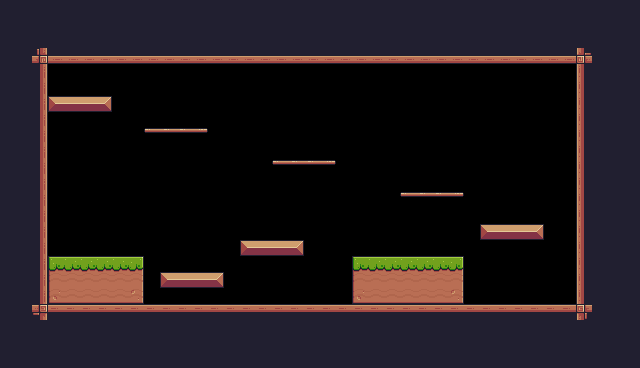

A level layout from a 2D game, rendered from its tile map. Below: a short description, then the map file with its tile-grid data intact:
An orthogonal 40x23 tile map with 16x16 px tiles, 1 tile layer (Background) and 27 objects (8x Fruit, 3x Platform, 2x Saw, Player).

<map version="1.10" tiledversion="1.11.2" orientation="orthogonal" renderorder="right-down" width="40" height="23" tilewidth="16" tileheight="16" infinite="0" nextlayerid="4" nextobjectid="45">
 <tileset firstgid="1" source="PixelAdventure.tsx" />
 <layer id="1" name="Background" width="40" height="23">
  <properties>
   <property name="BackgroundColor" value="Gray" />
  </properties>
  <data encoding="csv">
24,24,24,24,24,24,24,24,24,24,24,24,24,24,24,24,24,24,24,24,24,24,24,24,24,24,24,24,24,24,24,24,24,24,24,24,24,24,24,24,
24,24,24,112,112,112,112,24,24,24,24,24,24,24,24,24,24,24,24,24,24,24,24,24,24,24,24,24,24,24,24,24,24,24,24,24,24,24,24,24,
24,24,24,112,112,112,112,112,112,112,112,112,112,112,112,24,24,24,24,24,24,24,24,24,112,112,112,112,112,112,112,112,24,24,24,24,24,24,24,24,
24,24,135,134,134,134,134,134,134,134,134,134,134,134,134,134,134,134,134,134,134,134,134,134,134,134,134,134,134,134,134,134,134,134,134,134,133,24,24,24,
24,24,113,0,0,0,0,0,0,0,0,0,0,0,0,0,0,0,0,0,0,0,0,0,0,0,0,0,0,0,0,0,0,0,0,0,111,24,24,24,
24,24,113,0,0,0,0,0,0,0,0,0,0,0,0,0,0,0,0,0,0,0,0,0,0,0,0,0,0,0,0,0,0,0,0,0,111,24,24,24,
24,24,113,13,14,14,15,0,0,0,0,0,0,0,0,0,0,0,0,0,0,0,0,0,0,0,0,0,0,0,0,0,0,0,0,0,111,24,24,24,
24,24,113,0,0,0,0,0,0,0,0,0,0,0,0,0,0,0,0,0,0,0,0,0,0,0,0,0,0,0,0,0,0,0,0,0,111,24,24,24,
24,24,113,0,0,0,0,0,0,40,41,41,42,0,0,0,0,0,0,0,0,0,0,0,0,0,0,0,0,0,0,0,0,0,0,0,111,24,24,24,
24,24,113,0,0,0,0,0,0,0,0,0,0,0,0,0,0,0,0,0,0,0,0,0,0,0,0,0,0,0,0,0,0,0,0,0,111,24,24,24,
24,24,113,0,0,0,0,0,0,0,0,0,0,0,0,0,0,40,41,41,42,0,0,0,0,54,0,0,0,0,0,0,0,0,0,0,111,24,24,24,
24,24,113,0,0,0,0,0,0,0,0,0,0,0,0,0,0,0,0,0,0,0,0,0,0,0,0,0,0,0,54,54,0,0,0,0,111,24,24,24,
24,24,113,0,0,0,0,0,0,0,0,0,0,0,0,0,0,0,0,0,0,0,0,0,0,40,41,41,42,0,54,0,0,0,0,0,111,24,24,24,
24,24,113,0,0,0,0,0,0,0,0,0,0,0,0,0,0,0,0,0,0,0,0,0,0,0,0,0,0,0,54,54,0,0,0,0,111,24,24,24,
24,24,113,0,0,0,0,0,0,0,0,0,0,0,0,0,0,0,0,0,0,0,0,0,0,0,0,0,0,0,13,14,14,15,0,0,111,24,24,24,
24,24,113,0,0,0,0,0,0,0,0,0,0,0,0,13,14,14,15,0,0,0,0,0,0,0,0,0,0,0,0,54,54,54,0,0,111,24,24,24,
24,24,113,7,8,8,8,8,9,0,0,0,0,0,0,0,0,0,0,0,0,0,7,8,8,8,8,8,9,0,0,0,0,0,0,0,111,24,24,24,
24,24,113,29,30,30,30,30,31,0,13,14,14,15,0,0,0,0,0,0,0,0,29,30,30,30,30,30,31,0,0,0,0,0,0,0,111,24,24,24,
24,24,113,51,52,52,52,52,53,0,0,0,0,0,0,0,0,0,0,0,0,0,51,52,52,52,52,52,53,0,0,0,0,0,0,0,111,24,24,24,
24,24,91,90,90,90,90,90,90,90,90,90,90,90,90,90,90,90,90,90,90,90,90,90,90,90,90,90,90,90,90,90,90,90,90,90,89,24,24,24,
24,24,24,24,24,24,24,24,24,24,24,24,24,24,24,24,24,24,24,24,24,24,24,24,24,24,24,24,24,24,24,24,24,24,24,24,24,24,24,24,
24,24,24,24,24,24,24,24,24,24,24,24,24,24,24,24,24,24,24,24,24,24,24,24,24,24,24,24,24,24,24,24,24,24,24,24,24,24,24,24,
24,24,24,24,24,24,24,24,24,24,24,24,24,24,24,24,24,24,24,24,24,24,24,24,24,24,24,24,24,24,24,24,24,24,24,24,24,24,24,24
</data>
 </layer>
 <objectgroup id="2" name="Spawnpoints">
  <object id="2" name="Player" type="Player" x="64" y="224" width="32" height="32" />
  <object id="3" x="172" y="161" width="0.5" height="0.5" />
  <object id="34" name="Bananas" type="Fruit" x="64" y="64" width="32" height="32" />
  <object id="36" name="Strawberry" type="Fruit" x="160" y="96" width="32" height="32" />
  <object id="37" name="Melon" type="Fruit" x="288" y="128" width="32" height="32" />
  <object id="38" name="Cherries" type="Fruit" x="400" y="160" width="32" height="32" />
  <object id="39" name="Apple" type="Fruit" x="496" y="192" width="32" height="32" />
  <object id="40" name="Cherries" type="Fruit" x="432" y="160" width="32" height="32" />
  <object id="41" name="Cherries" type="Fruit" x="416" y="128" width="32" height="32" />
  <object id="42" name="Kiwi" type="Fruit" x="160" y="192" width="32" height="32" />
  <object id="43" type="Saw" x="240" y="288" width="32" height="32">
   <properties>
    <property name="isVertical" type="bool" value="false" />
    <property name="offNeg" type="float" value="6" />
    <property name="offPos" type="float" value="5" />
   </properties>
  </object>
  <object id="44" type="Saw" x="352" y="144" width="32" height="32">
   <properties>
    <property name="isVertical" type="bool" value="true" />
    <property name="offNeg" type="float" value="5" />
    <property name="offPos" type="float" value="5" />
   </properties>
  </object>
 </objectgroup>
 <objectgroup id="3" name="Collisions">
  <object id="5" x="32" y="48" width="16" height="272" />
  <object id="6" x="48" y="256" width="96" height="48" />
  <object id="8" x="48" y="48" width="544" height="16" />
  <object id="9" x="576" y="48" width="16" height="272" />
  <object id="10" x="48" y="304" width="528" height="16" />
  <object id="11" x="48" y="256" width="96" height="48" />
  <object id="19" x="-64" y="-48" />
  <object id="23" x="48" y="96" width="64" height="16" />
  <object id="24" type="Platform" x="144" y="128" width="64" height="16" />
  <object id="25" type="Platform" x="272" y="160" width="64" height="16" />
  <object id="26" type="Platform" x="400" y="192" width="64" height="16" />
  <object id="27" x="480" y="224" width="64" height="16" />
  <object id="28" x="352" y="256" width="112" height="48" />
  <object id="29" x="240" y="240" width="64" height="16" />
  <object id="30" x="160" y="272" width="64" height="16" />
 </objectgroup>
</map>
